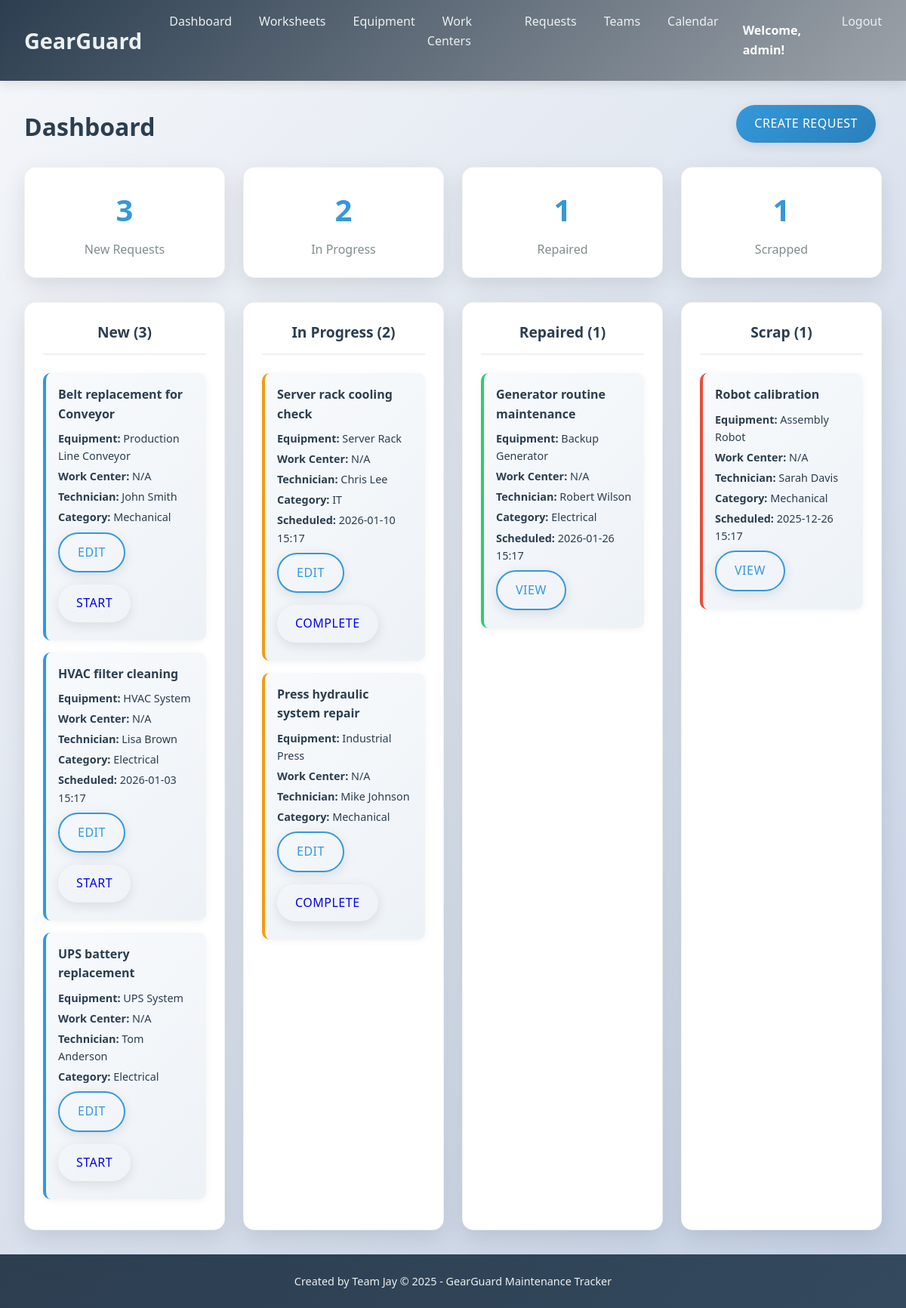
The app's page /dashboard (signed in) with its own data.
### models.py (models this page shows, shortened)
class User(db.Model):
    __tablename__ = 'users'
    id = db.Column(db.Integer, primary_key=True)
    username = db.Column(db.String(80), unique=True, nullable=False)
    email = db.Column(db.String(120), unique=True, nullable=False)
    password_hash = db.Column(db.String(120), nullable=False)
    role = db.Column(db.String(20), default='user')  # admin, manager, user
    created_at = db.Column(db.DateTime, default=datetime.utcnow)

class MaintenanceRequest(db.Model):
    __tablename__ = 'maintenance_requests'
    id = db.Column(db.Integer, primary_key=True)
    subject = db.Column(db.String(200), nullable=False)
    request_type = db.Column(db.String(20), nullable=False)  # Corrective / Preventive
    equipment_id = db.Column(db.Integer, db.ForeignKey('equipment.id'))  # Nullable to allow work center requests
    workcenter_id = db.Column(db.Integer, db.ForeignKey('workcenters.id'))  # Nullable to allow equipment requests
    category = db.Column(db.String(50))
    maintenance_team_id = db.Column(db.Integer, db.ForeignKey('maintenance_teams.id'))
    assigned_technician = db.Column(db.String(100))
    scheduled_date = db.Column(db.DateTime)
    duration_hours = db.Column(db.Float)
    stage = db.Column(db.String(20), default='New')  # New / In Progress / Repaired / Scrap
    created_at = db.Column(db.DateTime, default=datetime.utcnow)
    equipment = db.relationship('Equipment', backref='maintenance_requests')
    workcenter = db.relationship('WorkCenter', backref='maintenance_requests')
    maintenance_team = db.relationship('MaintenanceTeam', backref='maintenance_requests')

class Equipment(db.Model):
    __tablename__ = 'equipment'
    id = db.Column(db.Integer, primary_key=True)
    name = db.Column(db.String(100), nullable=False)
    serial_number = db.Column(db.String(100), unique=True, nullable=False)
    category = db.Column(db.String(50), nullable=False)  # Mechanical / Electrical / IT
    department = db.Column(db.String(50), nullable=False)  # Production / Admin / IT
    assigned_employee = db.Column(db.String(100))
    maintenance_team_id = db.Column(db.Integer, db.ForeignKey('maintenance_teams.id'))
    default_technician = db.Column(db.String(100))
    purchase_date = db.Column(db.Date)
    warranty_end = db.Column(db.Date)
    location = db.Column(db.String(100))
    status = db.Column(db.String(20), default='Active')  # Active / Scrapped
    notes = db.Column(db.Text)
    maintenance_team = db.relationship('MaintenanceTeam', backref='equipment_list')

### app.py (the view)
@app.route('/dashboard')
@login_required
def kanban_board():
    new_requests = MaintenanceRequest.query.filter_by(stage='New').all()
    in_progress_requests = MaintenanceRequest.query.filter_by(stage='In Progress').all()
    repaired_requests = MaintenanceRequest.query.filter_by(stage='Repaired').all()
    scrap_requests = MaintenanceRequest.query.filter_by(stage='Scrap').all()
    return render_template('dashboard.html',
                           new_requests=new_requests,
                           in_progress_requests=in_progress_requests,
                           repaired_requests=repaired_requests,
                           scrap_requests=scrap_requests)

### app.py (called while the page is built)
@app.context_processor
def inject_now():
    return {'now': dt.utcnow}

def login_required(f):
    @wraps(f)
    def decorated_function(*args, **kwargs):
        if 'user_id' not in session:
            flash('Please log in to access this page.', 'error')
            return redirect(url_for('login'))
        return f(*args, **kwargs)
    return decorated_function

@app.context_processor
def inject_user():
    user_id = session.get('user_id')
    if user_id:
        user = User.query.get(user_id)
        return {'current_user': user}
    return {'current_user': None}

### templates/dashboard.html (shortened to what this page needs)
{% extends "base.html" %}
{% block content %}
<div class="container">
    <div class="header">
        <h1>Dashboard</h1>
        <div class="header-actions">
            <a href="{{ url_for('create_request') }}" class="btn btn-primary">Create Request</a>
        </div>
    </div>
    <div class="dashboard-summary">
        <div class="summary-card">
            <h3>{{ new_requests|length }}</h3>
            <p>New Requests</p>
        </div>
        <div class="summary-card">
            <h3>{{ in_progress_requests|length }}</h3>
            <p>In Progress</p>
        </div>
        <div class="summary-card">
            <h3>{{ repaired_requests|length }}</h3>
            <p>Repaired</p>
        </div>
        <div class="summary-card">
            <h3>{{ scrap_requests|length }}</h3>
            <p>Scrapped</p>
        </div>
    </div>
    <div class="kanban-board">
        <div class="kanban-column">
            <h2>New ({{ new_requests|length }})</h2>
            {% for request in new_requests %}
            <div class="kanban-card new-card">
                <div class="card-header">
                    <h3>{{ request.subject }}</h3>
                </div>
                <div class="card-body">
                    <p><strong>Equipment:</strong> {{ request.equipment.name if request.equipment else 'N/A' }}</p>
                    <p><strong>Work Center:</strong> {{ request.workcenter.name if request.workcenter else 'N/A' }}</p>
                    <p><strong>Technician:</strong> {{ request.assigned_technician or 'Unassigned' }}</p>
                    <p><strong>Category:</strong> {{ request.category or 'N/A' }}</p>
                    {% if request.scheduled_date %}
                    <p><strong>Scheduled:</strong> {{ request.scheduled_date.strftime('%Y-%m-%d %H:%M') }}</p>
                    {% endif %}
                </div>
                <div class="card-actions">
                    <a href="{{ url_for('edit_request', id=request.id) }}" class="btn btn-sm btn-outline-primary">Edit</a>
                    <a href="{{ url_for('update_request_stage', id=request.id) }}?stage=In Progress" class="btn btn-sm btn-outline-info">Start</a>
                </div>
            </div>
            {% endfor %}
        </div>
        <div class="kanban-column">
            <h2>In Progress ({{ in_progress_requests|length }})</h2>
            {% for request in in_progress_requests %}
            <div class="kanban-card in-progress-card">
                <div class="card-header">
                    <h3>{{ request.subject }}</h3>
                </div>
                <div class="card-body">
                    <p><strong>Equipment:</strong> {{ request.equipment.name if request.equipment else 'N/A' }}</p>
                    <p><strong>Work Center:</strong> {{ request.workcenter.name if request.workcenter else 'N/A' }}</p>
                    <p><strong>Technician:</strong> {{ request.assigned_technician or 'Unassigned' }}</p>
                    <p><strong>Category:</strong> {{ request.category or 'N/A' }}</p>
                    {% if request.scheduled_date %}
                    <p><strong>Scheduled:</strong> {{ request.scheduled_date.strftime('%Y-%m-%d %H:%M') }}</p>
                    {% endif %}
                </div>
                <div class="card-actions">
                    <a href="{{ url_for('edit_request', id=request.id) }}" class="btn btn-sm btn-outline-primary">Edit</a>
                    <a href="{{ url_for('update_request_stage', id=request.id) }}?stage=Repaired" class="btn btn-sm btn-outline-success">Complete</a>
                </div>
            </div>
            {% endfor %}
        </div>
        <div class="kanban-column">
            <h2>Repaired ({{ repaired_requests|length }})</h2>
            {% for request in repaired_requests %}
            <div class="kanban-card repaired-card">
                <div class="card-header">
                    <h3>{{ request.subject }}</h3>
                </div>
                <div class="card-body">
                    <p><strong>Equipment:</strong> {{ request.equipment.name if request.equipment else 'N/A' }}</p>
                    <p><strong>Work Center:</strong> {{ request.workcenter.name if request.workcenter else 'N/A' }}</p>
                    <p><strong>Technician:</strong> {{ request.assigned_technician or 'Unassigned' }}</p>
                    <p><strong>Category:</strong> {{ request.category or 'N/A' }}</p>
                    {% if request.scheduled_date %}
                    <p><strong>Scheduled:</strong> {{ request.scheduled_date.strftime('%Y-%m-%d %H:%M') }}</p>
                    {% endif %}
                </div>
                <div class="card-actions">
                    <a href="{{ url_for('edit_request', id=request.id) }}" class="btn btn-sm btn-outline-primary">View</a>
                </div>
            </div>
            {% endfor %}
        </div>
        <div class="kanban-column">
            <h2>Scrap ({{ scrap_requests|length }})</h2>
            {% for request in scrap_requests %}
            <div class="kanban-card scrap-card">
                <div class="card-header">
                    <h3>{{ request.subject }}</h3>
                </div>
                <div class="card-body">
                    <p><strong>Equipment:</strong> {{ request.equipment.name if request.equipment else 'N/A' }}</p>
                    <p><strong>Work Center:</strong> {{ request.workcenter.name if request.workcenter else 'N/A' }}</p>
                    <p><strong>Technician:</strong> {{ request.assigned_technician or 'Unassigned' }}</p>
                    <p><strong>Category:</strong> {{ request.category or 'N/A' }}</p>
                    {% if request.scheduled_date %}
                    <p><strong>Scheduled:</strong> {{ request.scheduled_date.strftime('%Y-%m-%d %H:%M') }}</p>
                    {% endif %}
                </div>
                <div class="card-actions">
                    <a href="{{ url_for('edit_request', id=request.id) }}" class="btn btn-sm btn-outline-primary">View</a>
                </div>
            </div>
            {% endfor %}
        </div>
    </div>
</div>
{% endblock %}

### templates/base.html (shortened to what this page needs)
<!DOCTYPE html>
<html lang="en">
<head>
    <link rel="stylesheet" href="{{ url_for('static', filename='style.css') }}">
</head>
<body>
    <nav class="navbar">
        <div class="nav-container">
            <div class="nav-logo">
                <a href="{% if current_user %}{{ url_for('dashboard') }}{% else %}{{ url_for('login') }}{% endif %}"> GearGuard</a>
            </div>
            <ul class="nav-menu">
                {% if current_user %}
                <li class="nav-item">
                    <a href="{{ url_for('dashboard') }}" class="nav-link">Dashboard</a>
                </li>
                <li class="nav-item">
                    <a href="{{ url_for('worksheets') }}" class="nav-link">Worksheets</a>
                </li>
                <li class="nav-item">
                    <a href="{{ url_for('equipment_list') }}" class="nav-link">Equipment</a>
                </li>
                <li class="nav-item">
                    <a href="{{ url_for('workcenters_list') }}" class="nav-link">Work Centers</a>
                </li>
                <li class="nav-item">
                    <a href="{{ url_for('maintenance_requests') }}" class="nav-link">Requests</a>
                </li>
                <li class="nav-item">
                    <a href="{{ url_for('teams_list') }}" class="nav-link">Teams</a>
                </li>
                <li class="nav-item">
                    <a href="{{ url_for('calendar_view') }}" class="nav-link">Calendar</a>
                </li>
                <li class="nav-item">
                    <span class="nav-user">Welcome, {{ current_user.username }}!</span>
                </li>
                <li class="nav-item">
                    <a href="{{ url_for('logout') }}" class="nav-link">Logout</a>
                </li>
                {% endif %}
            </ul>
        </div>
    </nav>
    <main>
        {% block content %}{% endblock %}
    </main>
    <footer class="footer">
        <div class="footer-content">
            <p>Created by Team Jay &copy; 2025 - GearGuard Maintenance Tracker</p>
        </div>
    </footer>
</body>
</html>

### static/style.css (style rules this page uses)
* { margin: 0; padding: 0; box-sizing: border-box; }
body { font-family: 'Segoe UI', Tahoma, Geneva, Verdana, sans-serif; background: linear-gradient(135deg, #f5f7fa 0%, #c3cfe2 100%); color: #2c3e50; line-height: 1.6; min-height: 100vh; }
.navbar { background: linear-gradient(135deg, #2c3e50 0%, #9ca2a9 100%); padding: 1rem 0; box-shadow: 0 4px 15px rgba(0,0,0,0.1); position: sticky; top: 0; z-index: 1000; }
.nav-container { max-width: 1200px; margin: 0 auto; display: flex; justify-content: space-between; align-items: center; padding: 0 2rem; }
.nav-logo a { color: #ecf0f1; font-size: 1.8rem; font-weight: bold; text-decoration: none; transition: color 0.3s ease; }
.nav-menu { display: flex; list-style: none; }
.nav-item { margin-left: 1rem; }
.nav-link { color: #ecf0f1; text-decoration: none; font-weight: 500; transition: all 0.3s ease; padding: 0.75rem 1.25rem; border-radius: 25px; position: relative; overflow: hidden; }
.nav-link::after { content: ''; position: absolute; bottom: 0; left: 50%; width: 0; height: 2px; background: #3498db; transition: all 0.3s ease; transform: translateX(-50%); }
.nav-user { color: white !important; font-weight: bold; padding: 0.75rem 1rem; display: inline-block; }
main { padding: 2rem 0; }
.container { max-width: 1200px; margin: 0 auto; padding: 0 2rem; }
h1 { margin-bottom: 1.5rem; color: #2c3e50; font-size: 2rem; text-align: center; margin-top: 1rem; }
.header { display: flex; justify-content: space-between; align-items: center; margin-bottom: 1.5rem; flex-wrap: wrap; gap: 1rem; }
.header h1 { margin: 0; text-align: left; }
.header-actions { display: flex; gap: 1rem; align-items: center; }
.btn { display: inline-block; padding: 0.75rem 1.5rem; border: none; border-radius: 30px; text-decoration: none; cursor: pointer; font-size: 1rem; font-weight: 500; transition: all 0.3s ease; margin-right: 0.5rem; margin-bottom: 0.5rem; box-shadow: 0 4px 15px rgba(0,0,0,0.1); text-transform: uppercase; letter-spacing: 0.5px; }
.btn-primary { background: linear-gradient(135deg, #3498db 0%, #2980b9 100%); color: white; }
.btn-outline-primary { background-color: transparent; color: #3498db; border: 2px solid #3498db; }
.kanban-board { display: grid; grid-template-columns: repeat(4, 1fr); gap: 1.5rem; margin-top: 2rem; }
.kanban-column { background: white; border-radius: 15px; padding: 1.5rem; min-height: 500px; box-shadow: 0 10px 30px rgba(0,0,0,0.1); border: 1px solid rgba(0,0,0,0.05); }
.kanban-column h2 { margin: 0 0 1.5rem 0; padding-bottom: 0.75rem; border-bottom: 2px solid #f0f0f0; color: #2c3e50; font-size: 1.2rem; text-align: center; }
.kanban-card { background: linear-gradient(135deg, #f8fafc 0%, #edf2f7 100%); border-radius: 10px; padding: 1rem; margin-bottom: 1rem; box-shadow: 0 2px 10px rgba(0,0,0,0.05); transition: transform 0.2s ease; border-left: 4px solid #3498db; }
.kanban-card.new-card { border-left-color: #3498db; }
.kanban-card.in-progress-card { border-left-color: #f39c12; }
.kanban-card.repaired-card { border-left-color: #2ecc71; }
.kanban-card.scrap-card { border-left-color: #e74c3c; }
.kanban-card .card-header h3 { margin: 0 0 0.5rem 0; font-size: 1rem; color: #2c3e50; }
.kanban-card .card-body { margin-bottom: 0.5rem; }
.kanban-card .card-body p { margin: 0.25rem 0; font-size: 0.9rem; }
.kanban-card .card-actions { display: flex; flex-wrap: wrap; gap: 0.5rem; }
.footer { background: linear-gradient(135deg, #2c3e50 0%, #34495e 100%); color: white; text-align: center; padding: 1.5rem 0; margin-top: auto; }
.footer-content p { margin: 0; font-size: 0.9rem; color: #ecf0f1; }

### templates/dashboard.html (style rules this page uses)
.dashboard-summary { display: grid; grid-template-columns: repeat(auto-fit, minmax(200px, 1fr)); gap: 1.5rem; margin-bottom: 2rem; }
.summary-card { background: white; border-radius: 15px; padding: 1.5rem; text-align: center; box-shadow: 0 10px 30px rgba(0,0,0,0.1); border: 1px solid rgba(0,0,0,0.05); transition: transform 0.3s ease; }
.summary-card h3 { margin: 0; font-size: 2.5rem; color: #3498db; font-weight: 700; }
.summary-card p { margin: 0.5rem 0 0 0; color: #7f8c8d; font-size: 1rem; }

### records on screen
User: username "admin"
MaintenanceRequest: subject "Belt replacement for Conveyor", equipment "Production Line Conveyor", workcenter "N/A", assigned_technician "John Smith", category "Mechanical"
MaintenanceRequest: subject "HVAC filter cleaning", equipment "HVAC System", workcenter "N/A", assigned_technician "Lisa Brown", category "Electrical", scheduled_date "2026-01-03 15:17"
MaintenanceRequest: subject "UPS battery replacement", equipment "UPS System", workcenter "N/A", assigned_technician "Tom Anderson", category "Electrical"
MaintenanceRequest: subject "Server rack cooling check", equipment "Server Rack", workcenter "N/A", assigned_technician "Chris Lee", category "IT", scheduled_date "2026-01-10 15:17"
MaintenanceRequest: subject "Press hydraulic system repair", equipment "Industrial Press", workcenter "N/A", assigned_technician "Mike Johnson", category "Mechanical"
MaintenanceRequest: subject "Generator routine maintenance", equipment "Backup Generator", workcenter "N/A", assigned_technician "Robert Wilson", category "Electrical", scheduled_date "2026-01-26 15:17"
MaintenanceRequest: subject "Robot calibration", equipment "Assembly Robot", workcenter "N/A", assigned_technician "Sarah Davis", category "Mechanical", scheduled_date "2025-12-26 15:17"

### other values on screen
{{ new_requests|length }} "3"
{{ in_progress_requests|length }} "2"
{{ repaired_requests|length }} "1"
{{ scrap_requests|length }} "1"
